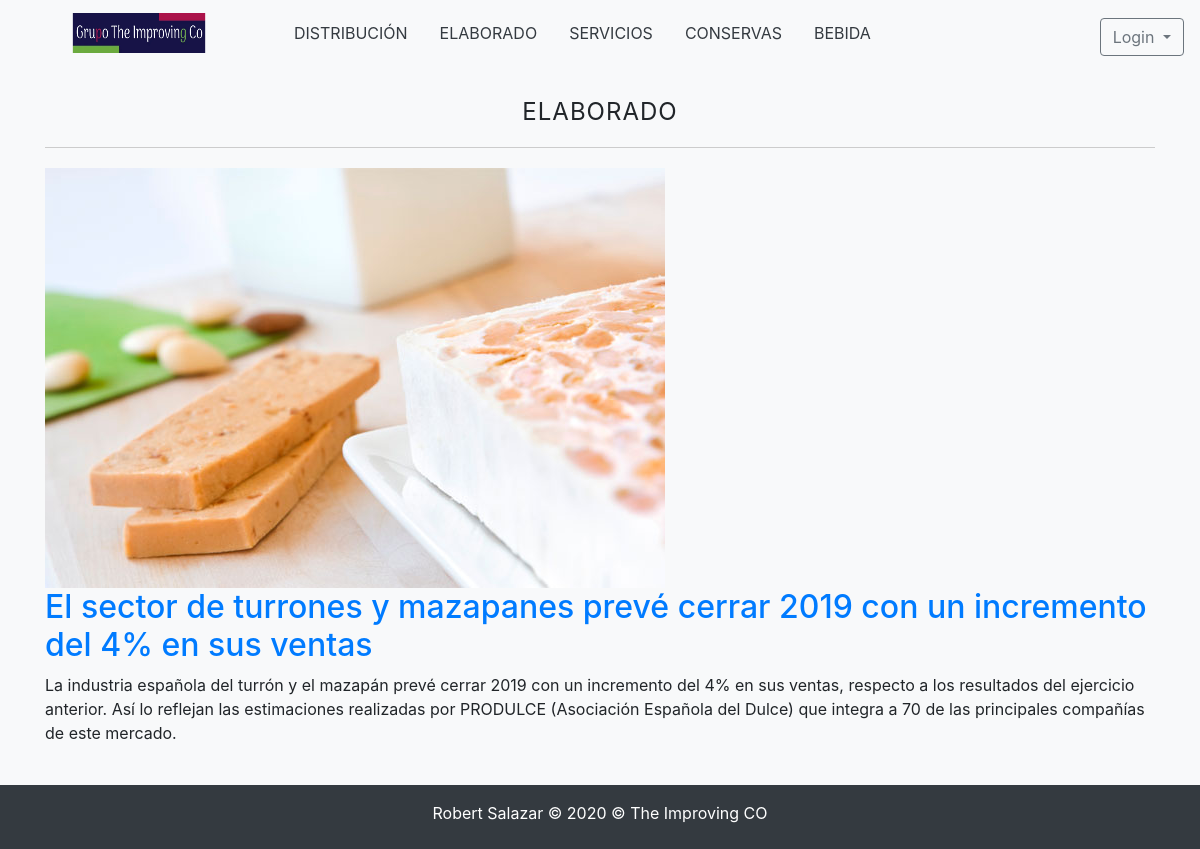
The page /category/ver&id=4 on the database its author committed.
### tables this page shows
CREATE TABLE IF NOT EXISTS `category` (
  `id` int(255) NOT NULL AUTO_INCREMENT,
  `name` varchar(100) DEFAULT NULL,
  PRIMARY KEY (`id`)
);

CREATE TABLE IF NOT EXISTS `article` (
  `id` int(255) NOT NULL AUTO_INCREMENT,
  `usuario_id` int(255) NOT NULL,
  `categoria_id` int(255) NOT NULL,
  `titulo` varchar(255) NOT NULL,
  `descripcion` mediumtext,
  `fecha` date NOT NULL,
  `image` varchar(255) DEFAULT NULL,
  PRIMARY KEY (`id`),
  KEY `fk_comments_usuario` (`usuario_id`),
  KEY `fk_comments_categoria` (`categoria_id`)
);

### config/DataBase.php (called while the page is built, shortened)
<?php
class Database{
        public static function connect(){
            $db = new mysqli('localhost:3308', 'root', '', 'databasemagazine');
            $db->query("SET NAMES 'utf8'");
            return $db;
        }
}
?>

### helpers/Util.php (called while the page is built, shortened)
<?php
class Util{
	public static function showCategory(){
		require_once 'models/Category.php';
		$category = new Category();
		$categorys = $category->getCategory();
		return $categorys;
	}
}
?>

### models/Category.php (called while the page is built, shortened)
<?php
class Category {
    private $id;
    private $db;
    public function __construct() {
        $this->db = Database::connect();
    }
    public function getId()
    {
        return $this->id;
    }
    public function setId($id)
    {
        $this->id = $id;
        return $this;
    }
    public function getCategory(){
        $sql= "SELECT * FROM category ORDER BY id DESC;";
        $categorias = $this->db->query($sql);
		return $categorias;
    }
    public function getOneCategory(){
        $sql= "SELECT * FROM category WHERE id  = {$this->getId()}";
        $categoria = $this->db->query($sql);
		return $categoria->fetch_object();
    }
}

### controllers/CategoryController.php (called while the page is built, shortened)
<?php
require_once 'models/Category.php';
require_once 'models/Article.php';
class CategoryController
{
    public function ver()
    {
        if (isset($_GET['id'])) {
            $id = ($_GET['id']);
            $category = new Category();
            $category->setId($id);
            $categorys = $category->getOneCategory();
            $article = new Article();
            $article->setCategoria_id($id);
            $articles = $article->getAllCategory();
        }
        require_once 'views/category/ver.php';
    }
}

### models/Article.php (called while the page is built, shortened)
<?php
class Article
{
    private $categoria_id;
    private $db;
    public function __construct()
    {
        $this->db = Database::connect();
    }
    public function getCategoria_id()
    {
        return $this->categoria_id;
    }
    public function setCategoria_id($categoria_id)
    {
        $this->categoria_id = $this->db->real_escape_string($categoria_id);
    }
    public function getAllCategory(){
		$sql = "SELECT p.*, c.name AS 'catnombre' FROM article p "
				. "INNER JOIN category c ON c.id = p.categoria_id "
				. "WHERE p.categoria_id = {$this->getCategoria_id()} "
				. "ORDER BY id DESC";
		$article = $this->db->query($sql);
		return $article;
	}
}

### views/category/ver.php (the view)
<?php if (isset($categorys)) : ?>
    <h1><?= $categorys->name ?></h1>
    <?php if ($articles->num_rows == 0): ?>
		<p>No hay productos para mostrar</p>
	<?php else: ?>
		<?php while ($art = $articles->fetch_object()): ?>
			<div class="product">
				<a href="<?= URL ?>article/ver&id=<?= $art->id ?>">
					<?php if ($art->image != null): ?>
						<img src="<?= URL ?>uploads/images/<?= $art->image ?>" />
					<?php endif; ?>
					<h2><?= $art->titulo ?></h2>
				</a>
				<p><?= $art->descripcion ?></p>
			</div>
		<?php endwhile; ?>
	<?php endif; ?>
<?php else: ?>
	<h1>La categoría no existe</h1>
<?php endif; ?>

### views/layout/header.php (shortened to what this page needs)
<!DOCTYPE html>
<html lang="es">
<head>
	<link rel="stylesheet" href="<?= URL ?>assets/bootstrap-4.3.1/dist/css/bootstrap.min.css">
	<link rel="stylesheet" href="<?= URL ?>assets/css/default.css">
</head>
<body class="d-flex flex-column bg-light">
	<header>
		<?php $categorys = Util::showCategory(); ?>
		<nav class="navbar navbar-expand-lg navbar-dark">
			<a class="navbar-brand " href="<?= URL ?>">
				<img class="d-inline-flex mx-5 mb-2 " width="150" height="40" src="<?= URL ?>assets/img/logoImproving.png" alt="logo">
			</a>
			<div class="collapse navbar-collapse">
				<ul class="navbar-nav text-center headimg mb-2">
					<?php while ($cat = $categorys->fetch_object()) : ?>
						<li class="nav-item active mx-2 ">
							<a class="nav-link text-dark" href="<?= URL ?>category/ver&id=<?= $cat->id ?>"><?= $cat->name ?></a>
						</li>
					<?php endwhile; ?>
				</ul>
				<ul class="nav navbar-nav flex-row justify-content-between ml-auto">
					<li class="nav-item order-2 order-md-1"><a href="#" class="nav-link" title="settings"><i class="fa fa-cog fa-fw fa-lg"></i></a></li>
					<li class="dropdown order-1">
						<?php if (!isset($_SESSION['identity'])) : ?>
							<button type="button" id="dropdownMenu1" data-toggle="dropdown" class="btn btn-outline-secondary dropdown-toggle">Login <span class="caret"></span></button>
								<?php endif; ?>
					</li>
				</ul>
			</div>
		</nav>
	</header>
	<main class="container my-4 bg-light">

### assets/css/default.css (style rules this page uses)
a:link { text-decoration:none; }
h1 { font-size: 24px; font-weight: normal; letter-spacing: 1px; text-align: center; border-bottom: 1px solid #ccc; margin-bottom: 20px; padding: 20px; padding-top: 0px; }

### rows shown on the page
category: name "DISTRIBUCIÓN"
category: name "ELABORADO"
category: name "SERVICIOS"
category: name "CONSERVAS"
category: name "BEBIDA"
article: image (picture), titulo "El sector de turrones y mazapanes prevé cerrar 2019 con un incremento del 4% en sus ventas", descripcion "La industria española del turrón y el mazapán prevé cerrar 2019 con un incremento del 4% en sus ventas, respecto a los resultados del ejercicio anterior. Así lo reflejan las estimaciones realizadas por PRODULCE (Asociación Española del Dulce) que integra a 70 de las principales compañías de este mercado."
